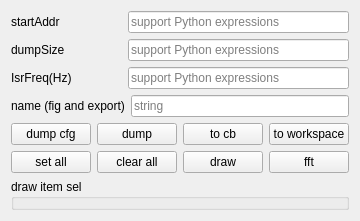
      <widget class="QWidget" name="tab_3">
       <attribute name="title">
        <string>dump</string>
       </attribute>
       <layout class="QVBoxLayout" name="verticalLayout_15" stretch="1,1,1,1,2,5">
        <item>
         <layout class="QHBoxLayout" name="horizontalLayout_19" stretch="1,2">
          <item>
           <widget class="QLabel" name="label_8">
            <property name="text">
             <string>startAddr</string>
            </property>
           </widget>
          </item>
          <item>
           <widget class="QLineEdit" name="lineEdit_sAddr">
            <property name="sizePolicy">
             <sizepolicy hsizetype="Expanding" vsizetype="Expanding">
              <horstretch>0</horstretch>
              <verstretch>0</verstretch>
             </sizepolicy>
            </property>
            <property name="inputMask">
             <string/>
            </property>
            <property name="text">
             <string/>
            </property>
            <property name="placeholderText">
             <string>support Python expressions</string>
            </property>
           </widget>
          </item>
         </layout>
        </item>
        <item>
         <layout class="QHBoxLayout" name="horizontalLayout_20" stretch="1,2">
          <item>
           <widget class="QLabel" name="label_9">
            <property name="text">
             <string>dumpSize</string>
            </property>
           </widget>
          </item>
          <item>
           <widget class="QLineEdit" name="lineEdit_dSize">
            <property name="sizePolicy">
             <sizepolicy hsizetype="Expanding" vsizetype="Expanding">
              <horstretch>0</horstretch>
              <verstretch>0</verstretch>
             </sizepolicy>
            </property>
            <property name="text">
             <string/>
            </property>
            <property name="placeholderText">
             <string>support Python expressions</string>
            </property>
           </widget>
          </item>
         </layout>
        </item>
        <item>
         <layout class="QHBoxLayout" name="horizontalLayout_21" stretch="1,2">
          <item>
           <widget class="QLabel" name="label_10">
            <property name="text">
             <string>IsrFreq(Hz)</string>
            </property>
           </widget>
          </item>
          <item>
           <widget class="QLineEdit" name="lineEdit_isrFreq">
            <property name="sizePolicy">
             <sizepolicy hsizetype="Expanding" vsizetype="Expanding">
              <horstretch>0</horstretch>
              <verstretch>0</verstretch>
             </sizepolicy>
            </property>
            <property name="text">
             <string/>
            </property>
            <property name="placeholderText">
             <string>support Python expressions</string>
            </property>
           </widget>
          </item>
         </layout>
        </item>
        <item>
         <layout class="QHBoxLayout" name="horizontalLayout_22" stretch="1,2">
          <item>
           <widget class="QLabel" name="label_11">
            <property name="text">
             <string>name (fig and export)</string>
            </property>
           </widget>
          </item>
          <item>
           <widget class="QLineEdit" name="lineEdit_figTitle">
            <property name="sizePolicy">
             <sizepolicy hsizetype="Expanding" vsizetype="Expanding">
              <horstretch>0</horstretch>
              <verstretch>0</verstretch>
             </sizepolicy>
            </property>
            <property name="text">
             <string/>
            </property>
            <property name="placeholderText">
             <string>string</string>
            </property>
           </widget>
          </item>
         </layout>
        </item>
        <item>
         <layout class="QGridLayout" name="gridLayout_3">
          <item row="1" column="2">
           <widget class="QPushButton" name="pushButton_draw">
            <property name="sizePolicy">
             <sizepolicy hsizetype="Minimum" vsizetype="Expanding">
              <horstretch>0</horstretch>
              <verstretch>0</verstretch>
             </sizepolicy>
            </property>
            <property name="text">
             <string>draw</string>
            </property>
           </widget>
          </item>
          <item row="0" column="2">
           <widget class="QPushButton" name="pushButton_cb">
            <property name="sizePolicy">
             <sizepolicy hsizetype="Minimum" vsizetype="Expanding">
              <horstretch>0</horstretch>
              <verstretch>0</verstretch>
             </sizepolicy>
            </property>
            <property name="text">
             <string>to cb</string>
            </property>
           </widget>
          </item>
          <item row="1" column="1">
           <widget class="QPushButton" name="pushButton_clearAll">
            <property name="sizePolicy">
             <sizepolicy hsizetype="Minimum" vsizetype="Expanding">
              <horstretch>0</horstretch>
              <verstretch>0</verstretch>
             </sizepolicy>
            </property>
            <property name="text">
             <string>clear all</string>
            </property>
           </widget>
          </item>
          <item row="0" column="0">
           <widget class="QPushButton" name="pushButton_dCfg">
            <property name="sizePolicy">
             <sizepolicy hsizetype="Minimum" vsizetype="Expanding">
              <horstretch>0</horstretch>
              <verstretch>0</verstretch>
             </sizepolicy>
            </property>
            <property name="text">
             <string>dump cfg</string>
            </property>
           </widget>
          </item>
          <item row="1" column="0">
           <widget class="QPushButton" name="pushButton_setAll">
            <property name="sizePolicy">
             <sizepolicy hsizetype="Minimum" vsizetype="Expanding">
              <horstretch>0</horstretch>
              <verstretch>0</verstretch>
             </sizepolicy>
            </property>
            <property name="text">
             <string>set all</string>
            </property>
           </widget>
          </item>
          <item row="0" column="1">
           <widget class="QPushButton" name="pushButton_dump">
            <property name="sizePolicy">
             <sizepolicy hsizetype="Minimum" vsizetype="Expanding">
              <horstretch>0</horstretch>
              <verstretch>0</verstretch>
             </sizepolicy>
            </property>
            <property name="text">
             <string>dump</string>
            </property>
           </widget>
          </item>
          <item row="0" column="3">
           <widget class="QPushButton" name="pushButton_2workspace">
            <property name="sizePolicy">
             <sizepolicy hsizetype="Minimum" vsizetype="Expanding">
              <horstretch>0</horstretch>
              <verstretch>0</verstretch>
             </sizepolicy>
            </property>
            <property name="text">
             <string>to workspace</string>
            </property>
           </widget>
          </item>
          <item row="1" column="3">
           <widget class="QPushButton" name="pushButton_fft">
            <property name="sizePolicy">
             <sizepolicy hsizetype="Minimum" vsizetype="Expanding">
              <horstretch>0</horstretch>
              <verstretch>0</verstretch>
             </sizepolicy>
            </property>
            <property name="text">
             <string>fft</string>
            </property>
           </widget>
          </item>
         </layout>
        </item>
        <item>
         <widget class="QGroupBox" name="groupBox_draw">
          <property name="title">
           <string>draw item sel</string>
          </property>
         </widget>
        </item>
       </layout>
      </widget>
